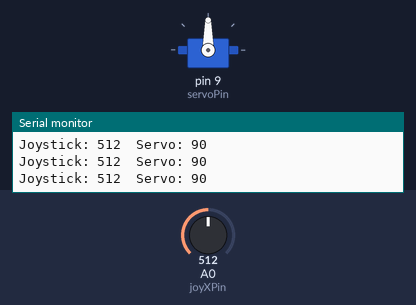
A sketch run on a simulated Arduino Uno, built with avr-gcc and run on an emulated ATmega328P. Parts: servo, the last lines printed to the serial monitor. Inputs (shaded band) come from the test bench; at power-on: A0 (joyXPin) = 512.

Above: at 1.2 s.
1.3 s: A0 (joyXPin) set to 106
At 2.0 s:
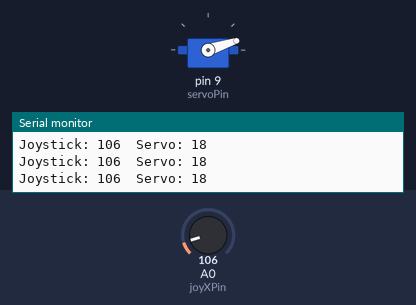
2.8 s: A0 (joyXPin) set to 93
At 3.6 s:
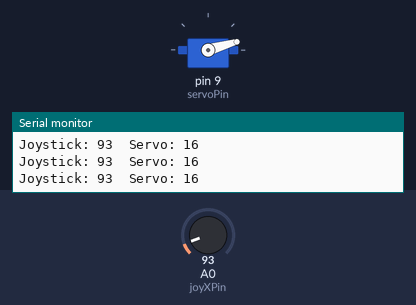
4.3 s: A0 (joyXPin) set to 122
At 5.1 s:
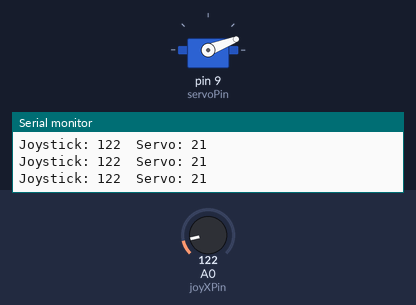
5.8 s: A0 (joyXPin) set to 306
At 7.0 s:
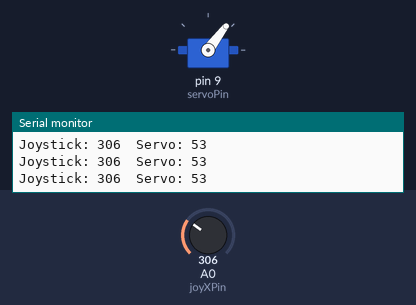
7.3 s: A0 (joyXPin) set to 986
At 8.5 s:
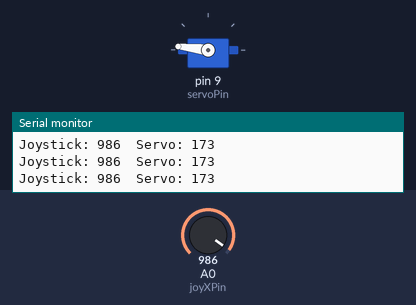
8.8 s: A0 (joyXPin) set to 1010
At 9.4 s:
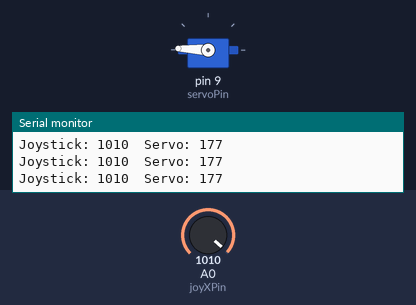
Timing chart, 0 to 11.3 s (numbered marks = the images above; inputs shaded):
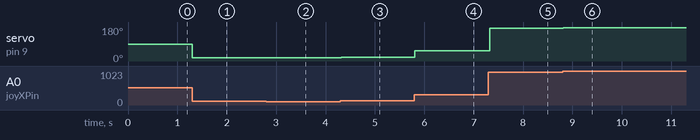

Measured:
- after the input at 1.3 s, servo on pin 9 (servoPin): 90° → 18° at once
- after the input at 2.8 s, servo on pin 9 (servoPin): 18° → 16° at once
- after the input at 4.3 s, servo on pin 9 (servoPin): 16° → 21° at once
- after the input at 5.8 s, servo on pin 9 (servoPin): 21° → 53° at once
- after the input at 7.3 s, servo on pin 9 (servoPin): 53° → 173° at once
- after the input at 8.8 s, servo on pin 9 (servoPin): 173° → 177° at once

The sketch:

Project_29_Joystick_Controlled_Servo.ino
```cpp
// Project 29: Joystick Controlled Servo
// Controls a servo's position using a joystick.

#include <Servo.h>

Servo myServo;
int joyXPin = A0; // Joystick X-axis
int servoPin = 9;

void setup() {
  myServo.attach(servoPin);
  Serial.begin(9600);
}

void loop() {
  int joyValue = analogRead(joyXPin);

  // Map the joystick value (0-1023) to the servo angle (0-180)
  int servoAngle = map(joyValue, 0, 1023, 0, 180);

  myServo.write(servoAngle);

  Serial.print("Joystick: ");
  Serial.print(joyValue);
  Serial.print("  Servo: ");
  Serial.println(servoAngle);

  delay(15);
}
```
